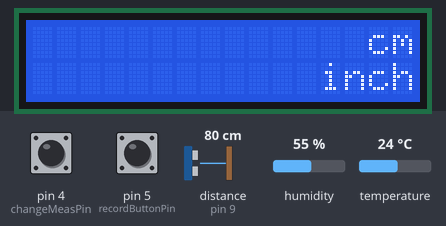
A sketch run on a simulated Arduino Uno, built with avr-gcc and run on an emulated ATmega328P. Shown: 16×2 character LCD. Wiring (inferred from the names in the program): ultrasonic range finder: trigger pin 8; echo pin 9. Inputs (shaded band) come from the test bench; at power-on: pin 4 (changeMeasPin) HIGH, pin 5 (recordButtonPin) LOW, distance to the obstacle (sensor on pin 9) 80 cm, humidity 55 %, temperature 24 °C. The echo pulse lasts 58.3 µs per cm; storage starts empty; what the sketch prints to the serial monitor is not drawn.

Above: at 0.33 s.
1.3 s: pin 4 (changeMeasPin) pulsed LOW 5 times (0.12 s each, 0.3 s apart)
At 2.8 s:
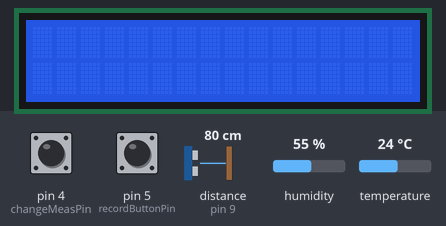
Timing chart, 0 to 4.3 s (numbered marks = the images above; inputs shaded):
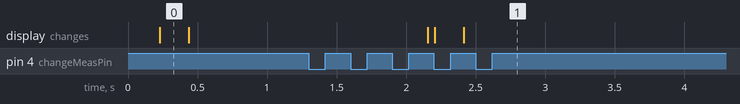

The sketch:

test1.ino
```cpp
#include <LiquidCrystal.h> // includes the LiquidCrystal Library
#include <dht.h>
#include <LiquidCrystal_I2C.h>
#include <SPI.h>
#include <SD.h>


// PIN Initialization
const int trigPin = 8;
const int echoPin = 9;
const int dhtPin = 3;
const int chipSelect = 10;
const int recordButtonPin = 5;
const int changeMeasPin = 4;

// Sensor Initialization
LiquidCrystal_I2C lcd_i2c(0x27, 16, 2);
#define DHTTYPE DHT22
dht DHT;
File dataFile;

// Sensor variables
int recordButtonState = 0, lastMeasState = LOW, currentMeasState;
unsigned long pressedTime, releasedTime, pressDuration;
const int SHORT_PRESS = 500;
bool displayMode = false;
float hum, temp,distanceCm, distanceInch, soundSpeed;
long duration;
int readDHT22, count = 0;

void setup() {
  Serial.begin(9600);
  while (!Serial);

  lcd_i2c.begin();
  lcd_i2c.backlight();
  pinMode(trigPin, OUTPUT);
  pinMode(echoPin, INPUT);

  pinMode(recordButtonPin, INPUT);
  pinMode(changeMeasPin, INPUT);


  if (!SD.begin(chipSelect)) {
    Serial.println("Card initialization failed!");
    while(1);
    return;
  }
  Serial.println("Card initialized.");

  dataFile = SD.open("data.csv", FILE_WRITE);
  if (dataFile) {
    dataFile.println("Distance in cms,Distance in inches,Recorded temperature,Recorded humidity");
    dataFile.close();
  }
}
void loop() {
  lcd_i2c.clear();
  //DHT22 Data Read
  readDHT22 = DHT.read22(dhtPin);
  temp = DHT.temperature;
  hum = DHT.humidity;

  // HC-SR04 signal trigger
  digitalWrite(trigPin, LOW);
  delayMicroseconds(2);
  digitalWrite(trigPin, HIGH);
  delayMicroseconds(10);
  digitalWrite(trigPin, LOW);

  //Velocity = 331.4 + 0.6 x Temperature + 0.0124 x Relative_Humidity
  // Distance computation
  duration = pulseIn(echoPin, HIGH);
  soundSpeed = 331.4 + (0.6 * temp) + (0.0124 * hum);
  // Divided by two as the signal duration is for both transmission and reception
  distanceCm = duration * soundSpeed / 20000;
  distanceInch = distanceCm * 0.393700787;

  // LCD print
  if(!displayMode) {
    lcd_i2c.setCursor(0, 0);
    lcd_i2c.print(distanceCm, 2);
    delay(10);

    lcd_i2c.setCursor(13, 0);
    lcd_i2c.print(" cm\0");
    delay(10);

    lcd_i2c.setCursor(0, 1);
    lcd_i2c.print(distanceInch, 2);
    delay(10);

    lcd_i2c.setCursor(11, 1);
    lcd_i2c.print(" inch\0");
    delay(10);
  }

  // Button read
  recordButtonState = digitalRead(recordButtonPin);
  currentMeasState = digitalRead(changeMeasPin);

  if (recordButtonState == HIGH) {
    writeDataToCSV((String)distanceCm + "," + distanceInch + "," + temp + "," + hum);
  }

  if(lastMeasState == HIGH && currentMeasState == LOW)        // button is pressed
    pressedTime = millis();
  else if(lastMeasState == LOW && currentMeasState == HIGH) { // button is released
    releasedTime = millis();
    pressDuration = releasedTime - pressedTime;
    Serial.println(pressDuration);
    if(pressDuration < SHORT_PRESS){
      lcd_i2c.clear();
      displayMode = true;
      String line = dataFile.readStringUntil('\n');
      char str[16];
      line.toCharArray(str, line.length());
      Serial.println(str);
      char delim[] = ",";
      char *word = strtok(str, delim);
      Serial.println(word);

      lcd_i2c.setCursor(0, 0);
      lcd_i2c.print(word);
      delay(10);

      lcd_i2c.setCursor(13, 0);
      lcd_i2c.print(" cm\0");
      delay(10);

      word = strtok(NULL, delim);
      Serial.println(word);
      lcd_i2c.setCursor(0, 1);
      lcd_i2c.print(word);
      delay(10);

      lcd_i2c.setCursor(11, 1);
      lcd_i2c.print(" inch\0");
      delay(10);

      }
    else{
      lcd_i2c.clear();
      displayMode = false;
    }
  }

  lastMeasState = currentMeasState;
  delay(200);
}

void writeDataToCSV(String data) {
  dataFile = SD.open("data.csv", FILE_WRITE);
  if (dataFile) {
    dataFile.println(data);
    dataFile.close();
  }
}
```
